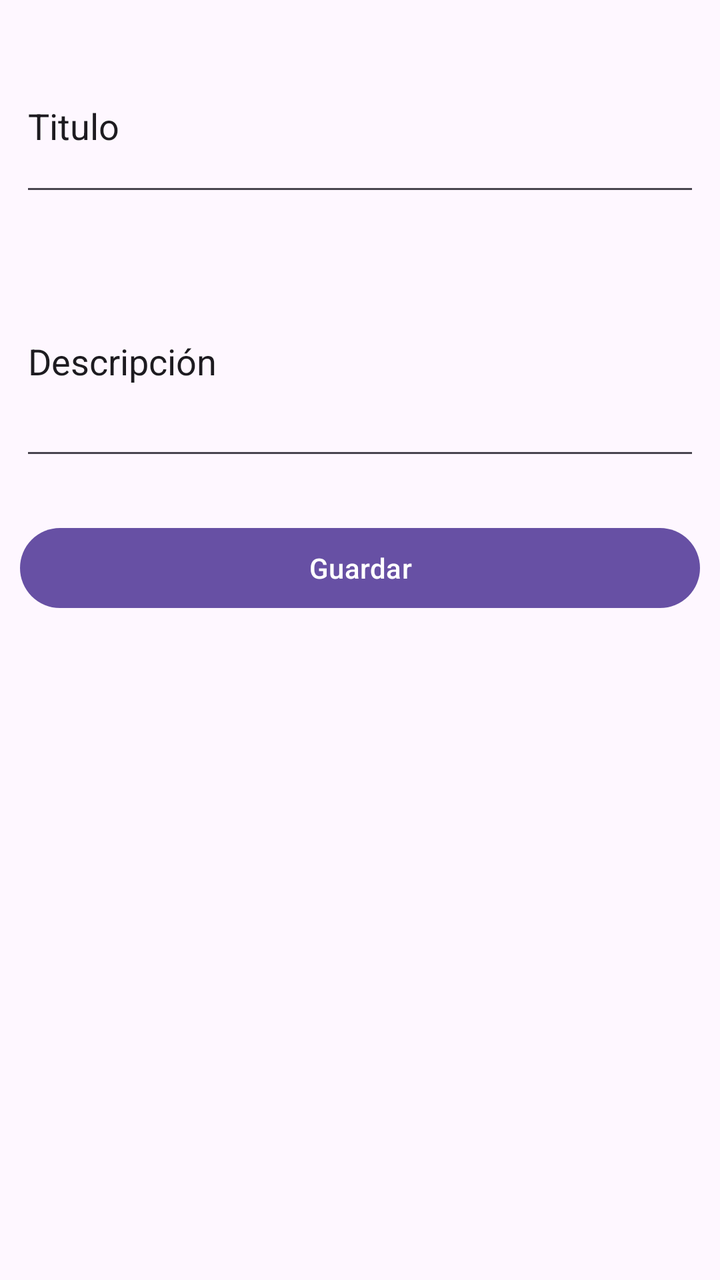
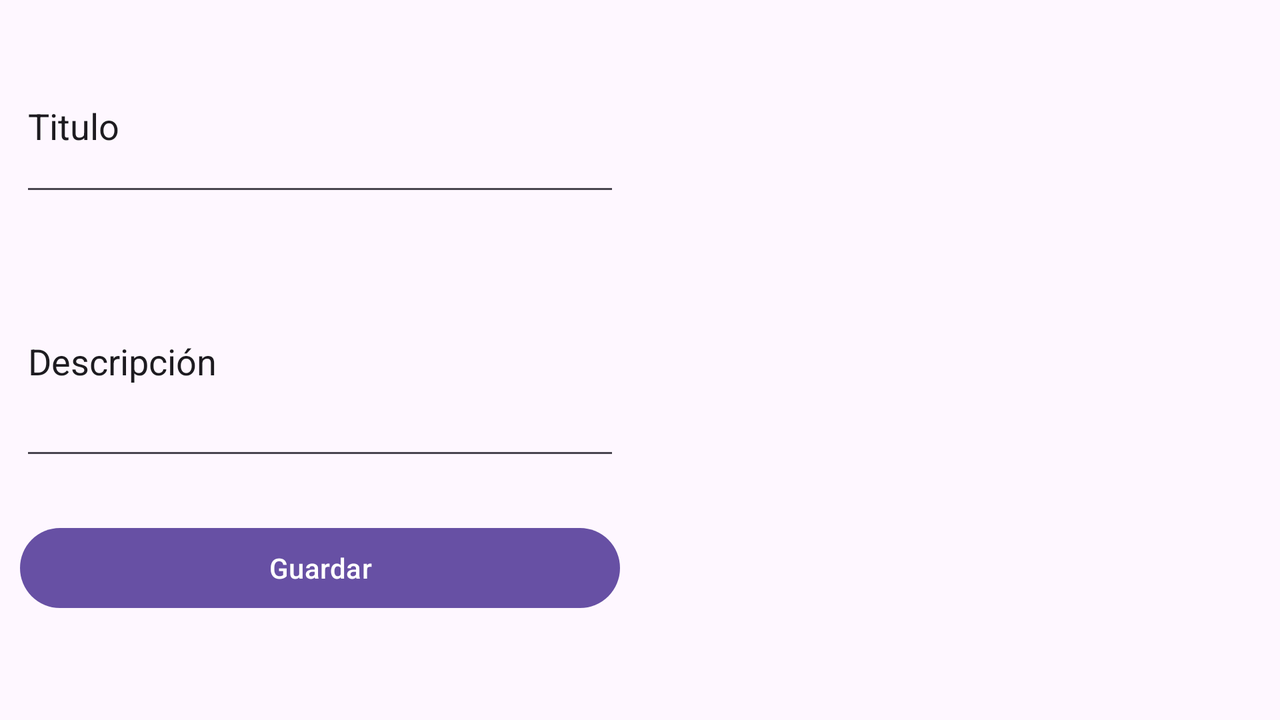

One screen, two layout resources from the same app: the default and the repository's alternative for another configuration. Each is rendered where Android would select it; the XML of both is given below.
<!-- AndroidManifest.xml: application theme Theme.TareaIntento2 -->
<!-- res/layout/activity_main.xml -->
<?xml version="1.0" encoding="utf-8"?>
<LinearLayout xmlns:android="http://schemas.android.com/apk/res/android"
    xmlns:app="http://schemas.android.com/apk/res-auto"
    xmlns:tools="http://schemas.android.com/tools"
    android:layout_width="match_parent"
    android:layout_height="match_parent"
    android:orientation="vertical"
    tools:context=".MainActivity">

    <androidx.constraintlayout.widget.ConstraintLayout
        android:layout_width="match_parent"
        android:layout_height="match_parent"
        android:layout_weight="1">

        <EditText
            android:id="@+id/etTitulo"
            android:layout_width="0dp"
            android:layout_height="83dp"
            android:layout_marginStart="10dp"
            android:layout_marginTop="20dp"
            android:layout_marginEnd="10dp"
            android:ems="10"
            android:inputType="text"
            android:text="Titulo"
            app:layout_constraintEnd_toEndOf="parent"
            app:layout_constraintStart_toStartOf="parent"
            app:layout_constraintTop_toTopOf="parent" />

        <EditText
            android:id="@+id/etDescrip"
            android:layout_width="0dp"
            android:layout_height="112dp"
            android:layout_marginStart="10dp"
            android:layout_marginTop="20dp"
            android:layout_marginEnd="10dp"
            android:ems="10"
            android:inputType="text"
            android:text="Descripción"
            app:layout_constraintEnd_toEndOf="parent"
            app:layout_constraintStart_toStartOf="parent"
            app:layout_constraintTop_toBottomOf="@+id/etTitulo" />

        <Button
            android:id="@+id/Insert"
            android:layout_width="0dp"
            android:layout_height="wrap_content"
            android:layout_marginStart="10dp"
            android:layout_marginTop="25dp"
            android:layout_marginEnd="10dp"
            android:text="Guardar"
            app:layout_constraintEnd_toEndOf="parent"
            app:layout_constraintStart_toStartOf="parent"
            app:layout_constraintTop_toBottomOf="@+id/etDescrip" />
    </androidx.constraintlayout.widget.ConstraintLayout>

    <androidx.constraintlayout.widget.ConstraintLayout
        android:layout_width="match_parent"
        android:layout_height="match_parent"
        android:layout_weight="1">

        <ListView
            android:id="@+id/lvLelemen"
            android:layout_width="0dp"
            android:layout_height="0dp"
            app:layout_constraintBottom_toBottomOf="parent"
            app:layout_constraintEnd_toEndOf="parent"
            app:layout_constraintStart_toStartOf="parent"
            app:layout_constraintTop_toTopOf="parent"
            tools:ignore="MissingConstraints">

        </ListView>
    </androidx.constraintlayout.widget.ConstraintLayout>

</LinearLayout>
<!-- resources referenced by this layout -->
<resources>
  <style name="Theme.TareaIntento2" parent="Base.Theme.TareaIntento2" />
  <style name="Base.Theme.TareaIntento2" parent="Theme.Material3.DayNight.NoActionBar">
          
          
      </style>
</resources>
<!-- res/layout-land/activity_main.xml (the repository's variant of the layout above) -->
<!-- drawn on the phone turned sideways -->
<?xml version="1.0" encoding="utf-8"?>
<LinearLayout xmlns:android="http://schemas.android.com/apk/res/android"
    xmlns:app="http://schemas.android.com/apk/res-auto"
    xmlns:tools="http://schemas.android.com/tools"
    android:layout_width="match_parent"
    android:layout_height="match_parent"
    android:orientation="horizontal"
    tools:context=".MainActivity">

    <androidx.constraintlayout.widget.ConstraintLayout
        android:layout_width="match_parent"
        android:layout_height="match_parent"
        android:layout_weight="1">

        <EditText
            android:id="@+id/etTitulo"
            android:layout_width="0dp"
            android:layout_height="83dp"
            android:layout_marginStart="10dp"
            android:layout_marginTop="20dp"
            android:layout_marginEnd="10dp"
            android:ems="10"
            android:inputType="text"
            android:text="Titulo"
            app:layout_constraintEnd_toEndOf="parent"
            app:layout_constraintStart_toStartOf="parent"
            app:layout_constraintTop_toTopOf="parent" />

        <EditText
            android:id="@+id/etDescrip"
            android:layout_width="0dp"
            android:layout_height="112dp"
            android:layout_marginStart="10dp"
            android:layout_marginTop="20dp"
            android:layout_marginEnd="10dp"
            android:ems="10"
            android:inputType="text"
            android:text="Descripción"
            app:layout_constraintEnd_toEndOf="parent"
            app:layout_constraintStart_toStartOf="parent"
            app:layout_constraintTop_toBottomOf="@+id/etTitulo" />

        <Button
            android:id="@+id/Insert"
            android:layout_width="0dp"
            android:layout_height="wrap_content"
            android:layout_marginStart="10dp"
            android:layout_marginTop="25dp"
            android:layout_marginEnd="10dp"
            android:text="Guardar"
            app:layout_constraintEnd_toEndOf="parent"
            app:layout_constraintStart_toStartOf="parent"
            app:layout_constraintTop_toBottomOf="@+id/etDescrip" />
    </androidx.constraintlayout.widget.ConstraintLayout>

    <androidx.constraintlayout.widget.ConstraintLayout
        android:layout_width="match_parent"
        android:layout_height="match_parent"
        android:layout_weight="1">

        <ListView
            android:id="@+id/lvLelemen"
            android:layout_width="0dp"
            android:layout_height="0dp"
            app:layout_constraintBottom_toBottomOf="parent"
            app:layout_constraintEnd_toEndOf="parent"
            app:layout_constraintStart_toStartOf="parent"
            app:layout_constraintTop_toTopOf="parent"
            tools:ignore="MissingConstraints">

        </ListView>
    </androidx.constraintlayout.widget.ConstraintLayout>

</LinearLayout>
